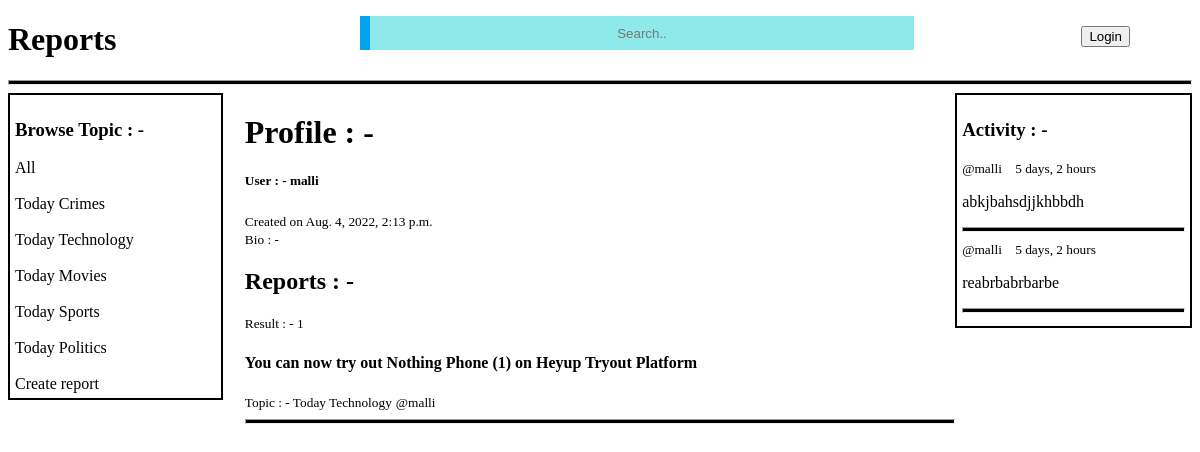
The app's page /profile/2/ with its own data.
### branch/models.py (models this page shows, shortened)
class Topic(models.Model):
    topic=models.CharField(max_length=200)
    def __str__(self):
        return self.topic

class User(AbstractUser):
    name=models.CharField(max_length=200,null=True)
    email=models.EmailField(unique=True,null=True)
    bio=models.TextField(null=True,blank=True)
    REQUIRED_FIELDS=[]

class Report(models.Model):
    host=models.ForeignKey(User,on_delete=models.SET_NULL,null=True)
    topic=models.ForeignKey(Topic,on_delete=models.SET_NULL,null=True)
    headlines=models.CharField(max_length=200)
    description=models.TextField(null=True,blank=True)
    participents=models.ManyToManyField(User,related_name="participents",blank=True)
    created=models.DateTimeField(auto_now_add=True)
    updated=models.DateField(auto_now=True)
    class Meta:
        ordering=['-updated','-created']

class Comment(models.Model):
    name=models.ForeignKey(User,on_delete=models.CASCADE)
    Report=models.ForeignKey(Report,on_delete=models.CASCADE)
    body=models.TextField()
    created=models.DateTimeField(auto_now_add=True)
    updated=models.DateField(auto_now=True)
    class Meta:
        ordering=['-updated','-created']
    def __str__(self):
        return self.body[0:50]

### branch/views.py (the view)
# urls.py: path('profile/<str:number>/',views.profile,name="profile"),
def profile(request,number):
    user=User.objects.get(id=number)
    reports=user.report_set.all()
    topics=Topic.objects.all()
    comments=user.comment_set.all()
    report_count=reports.count()
    dict={'reports':reports,'topics':topics,'comments':comments,'users':user,'report_count':report_count}
    return render(request,'profile.html',dict)

### templates/profile.html (shortened to what this page needs)
{% extends 'main.html'%}
{% block content %}
<div class="profile">
    <div>
        {% include 'Browse_topic.html'%}
    </div>
    <div>
        <h1>Profile : -</h1>
        <h5>User : - {{users.username}}</h5>
        <small>Created on {{users.date_joined}}</small><br>
        <small>Bio : - {{users.bio}}</small>
        {% include 'Report_all.html' %}
    </div>
    <div>
        {% include 'Activity.html' %}
    </div>
</div>
{% endblock %}

### templates/main.html (shortened to what this page needs)
<!DOCTYPE html>
<html lang="en">
<head>
</head>
<body>
    {% include 'navbar.html'%}
    {% block content %}
    {% endblock content %}
</body>
</html>

### templates/navbar.html (shortened to what this page needs)
    <h1><a href="/">Reports</a></h1>
    <form method="get" action="{% url 'home' %}">
        <input class="input" type="text" placeholder="Search.." name="q">
    </form>
    <div class="nav-container">
        {% if request.user.is_authenticated %}
        <button><a href="{% url 'profile' request.user.id %}">@{{request.user}}</a></button>
        <br>
        <button><a href="{% url 'logoutuser' %} " style="margin: 20px;">Logout</a></button>
        {% else %}
        <button><a href="{% url 'loginuser'%}">Login</a></button>
        {%endif%}
    </div>
    <hr>

### templates/Browse_topic.html (shortened to what this page needs)
<div class="browse-container">
<h3>Browse Topic : - </h3>
<a href="/">All</a><br><br>
{% for topic in topics%}
<a href="{% url 'home'%}?q={{topic.topic}}">{{topic.topic}}</a><br><br>
{% endfor%}
<a href="{% url 'createreport' %}">Create report </a>
</div>

### templates/Report_all.html (shortened to what this page needs)
<h2>Reports : -</h2>
<small>Result : - {{report_count}}</small><br>
{% for report in reports %}
<h4><a href="{% url 'report' report.id %}">{{report.headlines}}</a></h4>
<small>Topic : - {{report.topic}}</small>
<small><a href="{% url 'profile' report.host.id %}">@{{report.host}}</a></small>
<hr>
{% endfor %}

### templates/Activity.html (shortened to what this page needs)
<div class="activity-container">
    <h3>Activity : - </h3>
    {% for comment in comments%}
    <small><a href="{% url 'profile' comment.name.id %}">@{{comment.name}}</a>&nbsp;&nbsp;&nbsp;&nbsp;{{comment.created|timesince}}</small>
    <p>{{comment}}</p><hr>
    {% endfor %}
</div>

### templates/main.html (style rules this page uses)
a { text-decoration: none; color: black; }

### templates/navbar.html (style rules this page uses)
.input { position: absolute; text-align: center; left: 30%; top: 2%; width: 45%; height: 4%; border: none; background-color: rgb(142, 234, 234); border-left: 10px solid rgb(5, 162, 240); }
.nav-container { position: absolute; margin: 10px; right:5%; top: 2%; }
hr { height: 3px; background-color: black; }

### templates/profile.html (style rules this page uses)
.profile { display: grid; grid-template-columns: 1fr 3fr 1fr; }

### templates/Browse_topic.html (style rules this page uses)
.browse-container { padding: 5px; border: 2px solid black; width: 85%; }

### templates/Activity.html (style rules this page uses)
.activity-container { border: 2px solid black; padding: 5px; }

### records on screen
Topic: topic "Today Crimes"
Topic: topic "Today Technology"
Topic: topic "Today Movies"
Topic: topic "Today Sports"
Topic: topic "Today Politics"
User: username "malli", date_joined "Aug. 4, 2022, 2:13 p.m."
Report: headlines "You can now try out Nothing Phone (1) on Heyup Tryout Platform", topic "Today Technology", host "malli"
Comment: name "malli", created "5 days, 2 hours", body "abkjbahsdjjkhbbdh"
Comment: name "malli", created "5 days, 2 hours", body "reabrbabrbarbe"

### other values on screen
{{ report_count }} "1"
